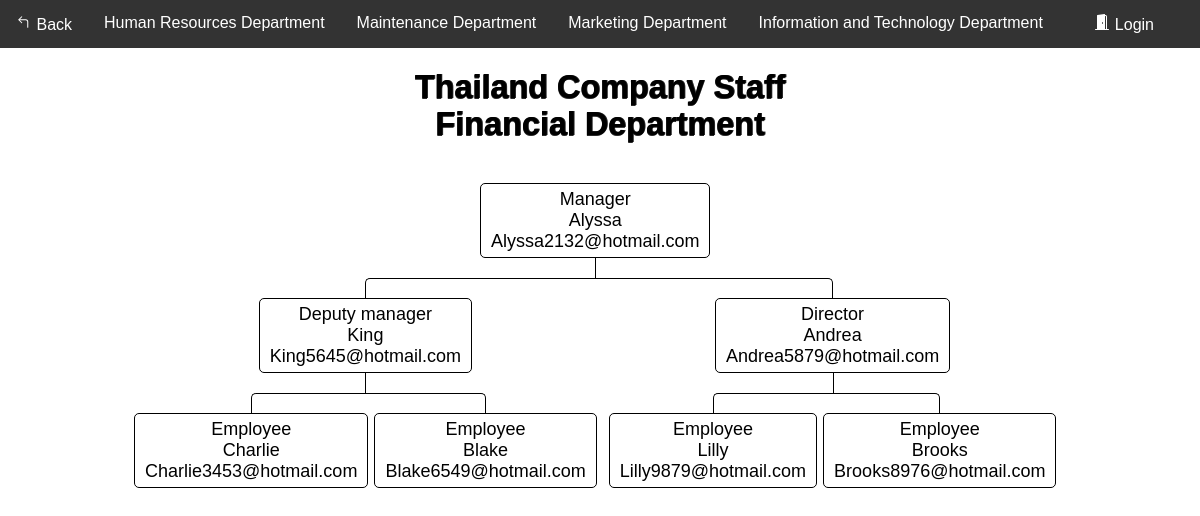
The page /Flowchart/flowchart_Tha_F.php on the database its author committed.
### tables this page shows
CREATE TABLE `department_tha` (
  `ID` double NOT NULL,
  `Name` varchar(100) DEFAULT NULL,
  `email` varchar(100) DEFAULT NULL,
  `department` varchar(100) DEFAULT NULL,
  `Number` varchar(100) DEFAULT NULL,
  `position` varchar(100) DEFAULT NULL
);

### Flowchart/data_Tha.php (called while the page is built, shortened)
<?php
    require_once "config.php";
    $sql = "SELECT * from department_tha where ID ='1001'";
    $result = $link->query($sql);
        if ($result->num_rows > 0) {
            while ($row = $result->fetch_assoc()) {
                $Name1001 = $row['Name'];
                $email1001 = $row['email'];
            }
        }
    $sql = "SELECT * from department_tha where ID ='1002'";
    $result = $link->query($sql);
        if ($result->num_rows > 0) {
            while ($row = $result->fetch_assoc()) {
                $Name1002 = $row['Name'];
                $email1002 = $row['email'];
            }
        }
    $sql = "SELECT * from department_tha where ID ='1003'";
    $result = $link->query($sql);
        if ($result->num_rows > 0) {
            while ($row = $result->fetch_assoc()) {
                $Name1003 = $row['Name'];
                $email1003 = $row['email'];
            }
        }
    $sql = "SELECT * from department_tha where ID ='1004'";
    $result = $link->query($sql);
        if ($result->num_rows > 0) {
            while ($row = $result->fetch_assoc()) {
                $Name1004 = $row['Name'];
                $email1004 = $row['email'];
            }
        }
    $sql = "SELECT * from department_tha where ID ='1005'";
    $result = $link->query($sql);
        if ($result->num_rows > 0) {
            while ($row = $result->fetch_assoc()) {
                $Name1005 = $row['Name'];
                $email1005 = $row['email'];
            }
        }
    $sql = "SELECT * from department_tha where ID ='1006'";
    $result = $link->query($sql);
        if ($result->num_rows > 0) {
            while ($row = $result->fetch_assoc()) {
                $Name1006 = $row['Name'];
                $email1006 = $row['email'];
            }
        }
    $sql = "SELECT * from department_tha where ID ='1007'";
    $result = $link->query($sql);
        if ($result->num_rows > 0) {
            while ($row = $result->fetch_assoc()) {
                $Name1007 = $row['Name'];
                $email1007 = $row['email'];
            }
        }
?>

### Flowchart/flowchart_Tha_F.php (the view, shortened to what this page needs)
<?php
require_once "data_Tha.php";
?>
<!DOCTYPE html>
<html lang="en">
<head>
	<link rel="stylesheet" href="style.css">
</head>
<body>
<div class="navbar">
            <a href="../HomePages/Home.php">
			 Back</a>
			<a href="flowchart_Tha_HR.php">Human Resources Department</a>
			<a href="flowchart_Tha_M.php">Maintenance Department</a>
			<a href="flowchart_Tha_Ma.php">Marketing Department</a>
			<a href="flowchart_Tha_IT.php">Information and Technology Department</a>
			 <?php
                if(isset($_SESSION["loggedin"]) && $_SESSION["loggedin"] === true){
			?>
				<a href="../AccountSystem1/welcome.php" class="a1">
				<svg width="1em" height="1em" viewBox="0 0 16 16" class="bi bi-house-door-fill" fill="currentColor" xmlns="http://www.w3.org/2000/svg">
					<path d="M6.5 10.995V14.5a.5.5 0 0 1-.5.5H2a.5.5 0 0 1-.5-.5v-7a.5.5 0 0 1 .146-.354l6-6a.5.5 0 0 1 .708 0l6 6a.5.5 0 0 1 .146.354v7a.5.5 0 0 1-.5.5h-4a.5.5 0 0 1-.5-.5V11c0-.25-.25-.5-.5-.5H7c-.25 0-.5.25-.5.495z"/>
					<path fill-rule="evenodd" d="M13 2.5V6l-2-2V2.5a.5.5 0 0 1 .5-.5h1a.5.5 0 0 1 .5.5z"/>
				</svg>
				Home</a>
			<?php
                }else{
			?>
				<a href="../AccountSystem1/login.php" class="a1">
				Login</a>
			<?php
                }
            ?>
        </div>
<div>
<div>
	<br>
	<h1>Thailand Company Staff <br>Financial Department</h1>
	<nav class="nav">
							<ul>
								<li>
									<a href="#">Manager<br><?php echo $Name1001; ?><br><?php echo $email1001; ?></a>
										<ul>
											<li>
												<a href="#">Deputy manager<br><?php echo $Name1002; ?><br><?php echo $email1002; ?></a>
													<ul>
														<li>
															<a href="#">Employee<br><?php echo $Name1004; ?><br><?php echo $email1004; ?></a>
																<li>
																	<a href="#">Employee<br><?php echo $Name1005; ?><br><?php echo $email1005; ?></a>
																</li>
														</li>
													</ul>
														<li>
															<a href="#">Director<br><?php echo $Name1003; ?><br><?php echo $email1003; ?></a>
															<ul>
																<li>
																	<a href="#">Employee<br><?php echo $Name1006; ?><br><?php echo $email1006; ?></a>
																	<li>
																		<a href="#">Employee<br><?php echo $Name1007; ?><br><?php echo $email1007; ?></a>
																	</li>
																</li>
															</ul>
														</li>
													</li>
												</ul>
											</li>
										</ul>
	</nav>
</div>
</body>
</html>

### Flowchart/style.css (style rules this page uses)
*, *:before, *:after { -webkit-box-sizing: border-box; -moz-box-sizing: border-box; box-sizing: border-box; }
* { position: relative; margin: 0; padding: 0; border: 0 none; transition: all ease .4s; }
html, body { width: 100%; height: 100%; font-family: 'Fjalla One', sans-serif; font-size: 18px; }
.nav ul { position: relative; padding-top: 20px; }
.nav li { position: relative; padding: 20px 3px 0 3px; float: left; text-align: center; list-style-type: none; }
.nav li::before, .nav li::after { content: ''; position: absolute; top: 0; right: 50%; width: 50%; height: 20px; border-top: 1px solid #000000; }
.nav li::after { left: 50%; right: auto; border-left: 1px solid #000000; }
.nav li:only-child::after, .nav li:only-child::before { content: ''; display: none; }
.nav li:only-child { padding-top: 0; }
.nav li:first-child::before, .nav li:last-child::after { border: 0 none; }
.nav li:last-child::before { border-right: 1px solid #000000; border-radius: 0 5px 0 0; }
.nav li:first-child::after { border-radius: 5px 0 0 0; }
.nav ul ul::before { content: ''; position: absolute; top: 0; left: 50%; border-left: 1px solid #000000; width: 0; height: 20px; }
.nav li a { display: inline-block; padding: 5px 10px; border-radius: 5px; border: 1px solid #000000; text-decoration: none; color: #000000; font-family: arial, verdana, tahoma; font-size: 18px; }
.navbar { overflow: hidden; background-color: #333; font-family: Arial, Helvetica, sans-serif; }
.navbar a { float: left; font-size: 16px; color: white; text-align: center; padding: 14px 16px; text-decoration: none; }
.a1 { position: absolute; right: 30px; }

### Flowchart/flowchart_Tha_F.php (style rules this page uses)
h1 { color: #000000; text-align: center; font-size: 1.8rem; text-shadow: rgba(0,0,0,0.6) 1px 0, rgba(0,0,0,0.6) 1px 0, rgba(0,0,0,0.6) 0 1px, rgba(0,0,0,0.6) 0 1px; }
.nav { margin: 20px auto; width: 950px; min-height: auto; text-align: center; }

### rows shown on the page
department_tha: Name "Alyssa", email "Alyssa2132@hotmail.com"
department_tha: Name "King", email "King5645@hotmail.com"
department_tha: Name "Charlie", email "Charlie3453@hotmail.com"
department_tha: Name "Blake", email "Blake6549@hotmail.com"
department_tha: Name "Andrea", email "Andrea5879@hotmail.com"
department_tha: Name "Lilly", email "Lilly9879@hotmail.com"
department_tha: Name "Brooks", email "Brooks8976@hotmail.com"
